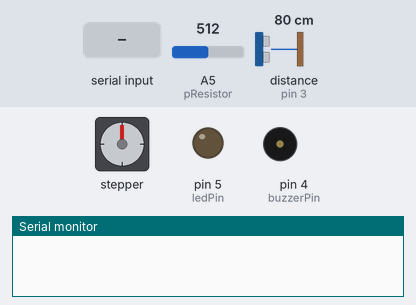
The sketch below on a simulated Arduino Uno, built with avr-gcc and run on an emulated ATmega328P. On the bench: stepper motor, output pins drawn as LEDs (lit = HIGH), buzzer (waves = sounding), the last lines printed to the serial monitor. Wiring (inferred from the names in the program): ultrasonic range finder: trigger pin 2; echo pin 3. The test bench sets the inputs (shaded band); at power-on: distance to the obstacle (sensor on pin 3) 80 cm, A5 (pResistor) = 512. The echo pulse lasts 58.3 µs per cm; stepper angles assume 200 steps per turn; pins used as bus, display or sensor lines are not drawn.

Above: at 1.2 s.
1.3 s: distance to the obstacle (sensor on pin 3) set to 2 cm
3.3 s: "B" received over Serial
At 5.1 s:
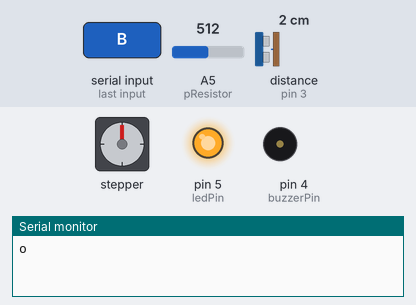
At 6.4 s:
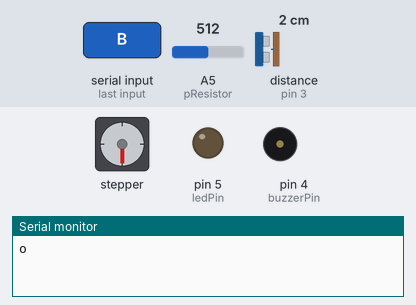
9.3 s: "S" received over Serial
At 12.1 s:
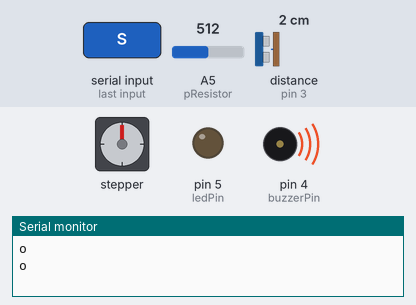
Timing chart, 0 to 15.8 s (numbered marks = the images above; inputs shaded):
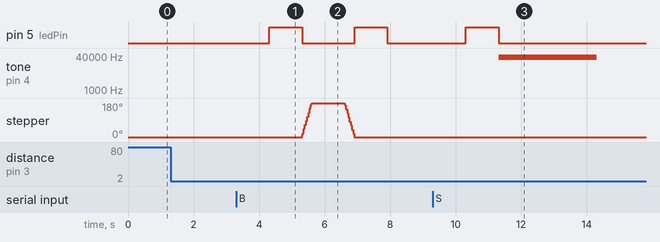

Measured:
- after the input at 3.3 s, pin 5 (ledPin): alternates HIGH for 1.0 s and LOW for 1.6 s, starting after 1.0 s; stepper: turns 180° clockwise in 0.30 s, then 180° counter-clockwise in 0.29 s
- after the input at 9.3 s, pin 5 (ledPin): LOW → HIGH after 1.0 s, → LOW 1.0 s later; tone on pin 4 (buzzerPin): silent → 35000 Hz after 2.0 s, → silent 3.0 s later

The sketch:

test_photothreding.ino
```cpp
#include <Stepper.h>

#define trigPin 2                // ultrasonic sensor trig pin
#define echoPin 3                // ultrasonic sensor echo pin
#define buzzerPin 4               // buzzer pin
#define ledPin 5
#define BUZZER_FREQUENCY 1000     // buzzer frequency
#define TIME_B 1000
const int pResistor = A5;
String nom = "Arduino";
String msg;
const int stepsPerRevolution = 200;  //num of steps per revolution
int light;
long duration, distance;
Stepper myStepper = Stepper(stepsPerRevolution, 8, 9, 10, 11);

//for food shortage detect
unsigned long previousMillis = 0;
const unsigned long interval = 2UL*60UL*60UL*1000UL;

void setup() {
  Serial.begin(9600);
  pinMode(ledPin, OUTPUT);
  pinMode(buzzerPin,OUTPUT);
  myStepper.setSpeed(100);
}

void detect_food(){
  digitalWrite(ledPin, HIGH);
  delay(3000);
  if(light > 100){
  Serial.println("f"); //send food shortage signal to Pi
  delay(500);
  }
  digitalWrite(ledPin, LOW);
}

void readSerialPort() {
  msg = "";
  if (Serial.available()) {
    delay(10);
    while (Serial.available() > 0) {
      delay(1000);
      digitalWrite(ledPin, HIGH);
      delay(1000);
      digitalWrite(ledPin, LOW);
      msg += (char)Serial.read();
//      msg = Serial.readStringUntil('\n');
    }
    Serial.flush();
  }
}

void loop() {

  pinMode(trigPin, OUTPUT);
  digitalWrite(trigPin, LOW);
  delayMicroseconds(5);
  digitalWrite(trigPin, HIGH);
  delayMicroseconds(15);
  digitalWrite(trigPin, LOW);
  pinMode(echoPin, INPUT);
  duration = pulseIn(echoPin, HIGH);
  distance = duration /29/2;

  light = analogRead(pResistor);
  //if >2hr, detect food
  unsigned long currentMillis = millis();
  if (currentMillis - previousMillis >= interval) {
    previousMillis += interval;
    detect_food();
  }
  //detect bird
  else if(distance<10){
    delay(500);
    Serial.println("o");
    msg = "";

    //get detection result
    while (msg == ""){
      readSerialPort();
      }

    if(msg == "B"){
      myStepper.step(100);
      delay(1000);
      myStepper.step(-100);
      digitalWrite(ledPin, HIGH);
      delay(1000);
      digitalWrite(ledPin, LOW);
    }
    else if(msg == "S"){
      tone(buzzerPin, 35000);
      delay(3000);
      noTone(buzzerPin);
    }
  }
}
```
